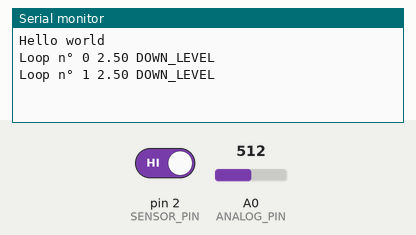
This sketch was run on a simulated Arduino Uno, built with avr-gcc and run on an emulated ATmega328P. On the bench: the last lines printed to the serial monitor. The test bench sets the inputs (shaded band); at power-on: pin 2 (SENSOR_PIN) HIGH, A0 (ANALOG_PIN) = 512.

Above: at 2.8 s.
2.9 s: pin 2 (SENSOR_PIN) driven LOW
At 3.7 s:
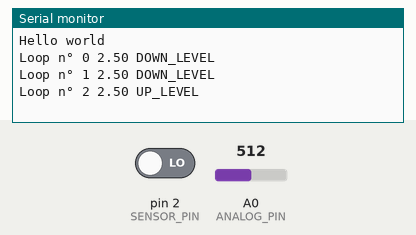
5.5 s: A0 (ANALOG_PIN) set to 716
At 6.8 s:
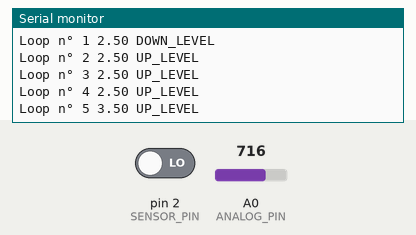
7.0 s: A0 (ANALOG_PIN) set to 900
At 7.8 s:
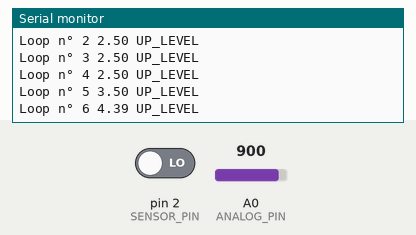
8.5 s: pin 2 (SENSOR_PIN) driven HIGH
At 9.6 s:
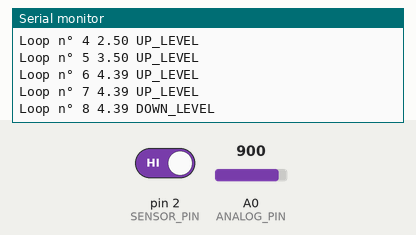
Timing chart, 0 to 11.0 s (numbered marks = the images above; inputs shaded):
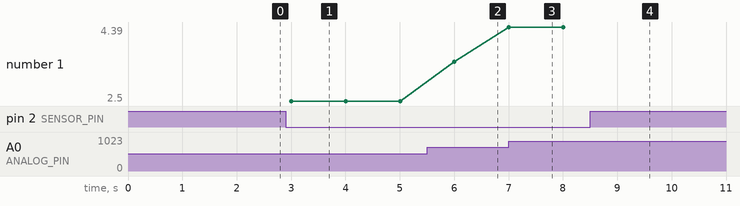

The sketch:

experimentation.ino
```cpp
const int ANALOG_PIN = A0;
const byte SENSOR_PIN = 2;

unsigned long loop_nb = 0;

void setup() {
    Serial.begin(9600);
    pinMode(SENSOR_PIN, INPUT);
    Serial.println("Hello world");
}

void loop() {
    int analog_value;
    float voltage;

    delay(1000);
    analog_value = analogRead(ANALOG_PIN);
    voltage = 5.0 * analog_value / 1024.0;
    const char * digital_level = ( digitalRead(SENSOR_PIN) == 0 )? " UP_LEVEL" : " DOWN_LEVEL";

    Serial.print("Loop n° ");
    Serial.print(loop_nb++);
    Serial.print(" ");
    Serial.print(voltage);
    Serial.println(digital_level);
}
```

Measured:
- after the input at 2.9 s, the serial monitor: prints a new line after 0.10 s (image 1)
- after the input at 5.5 s, the serial monitor: prints a new line after 0.50 s (image 2)
- after the input at 7.0 s, the serial monitor: prints a new line at once (image 3)
- after the input at 8.5 s, the serial monitor: prints a new line after 0.51 s (image 4)
- plotted number 1: 2.5 → 3.5 after the input at 5.5 s, 3.5 → 4.39 after the input at 7.0 s
